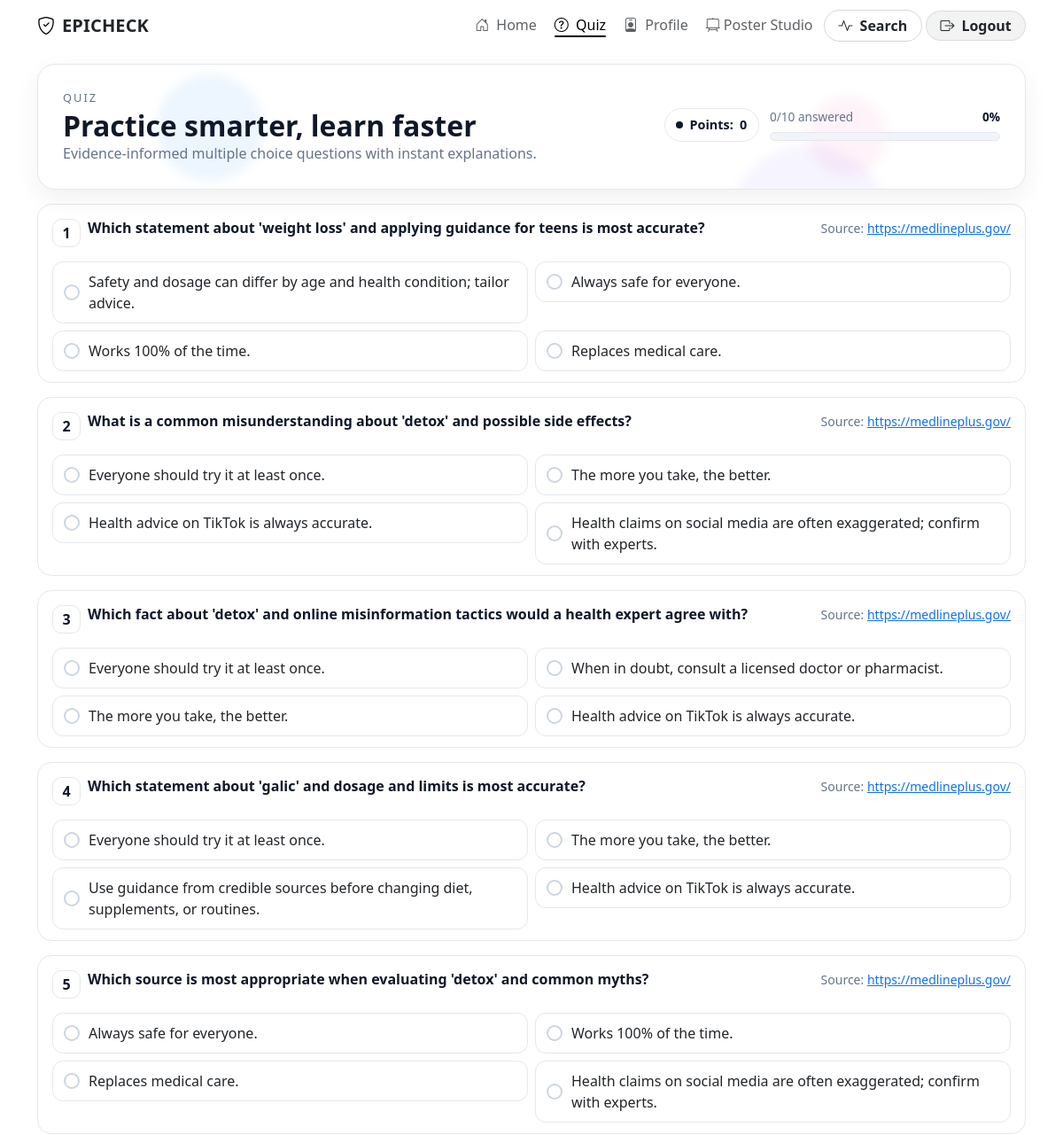
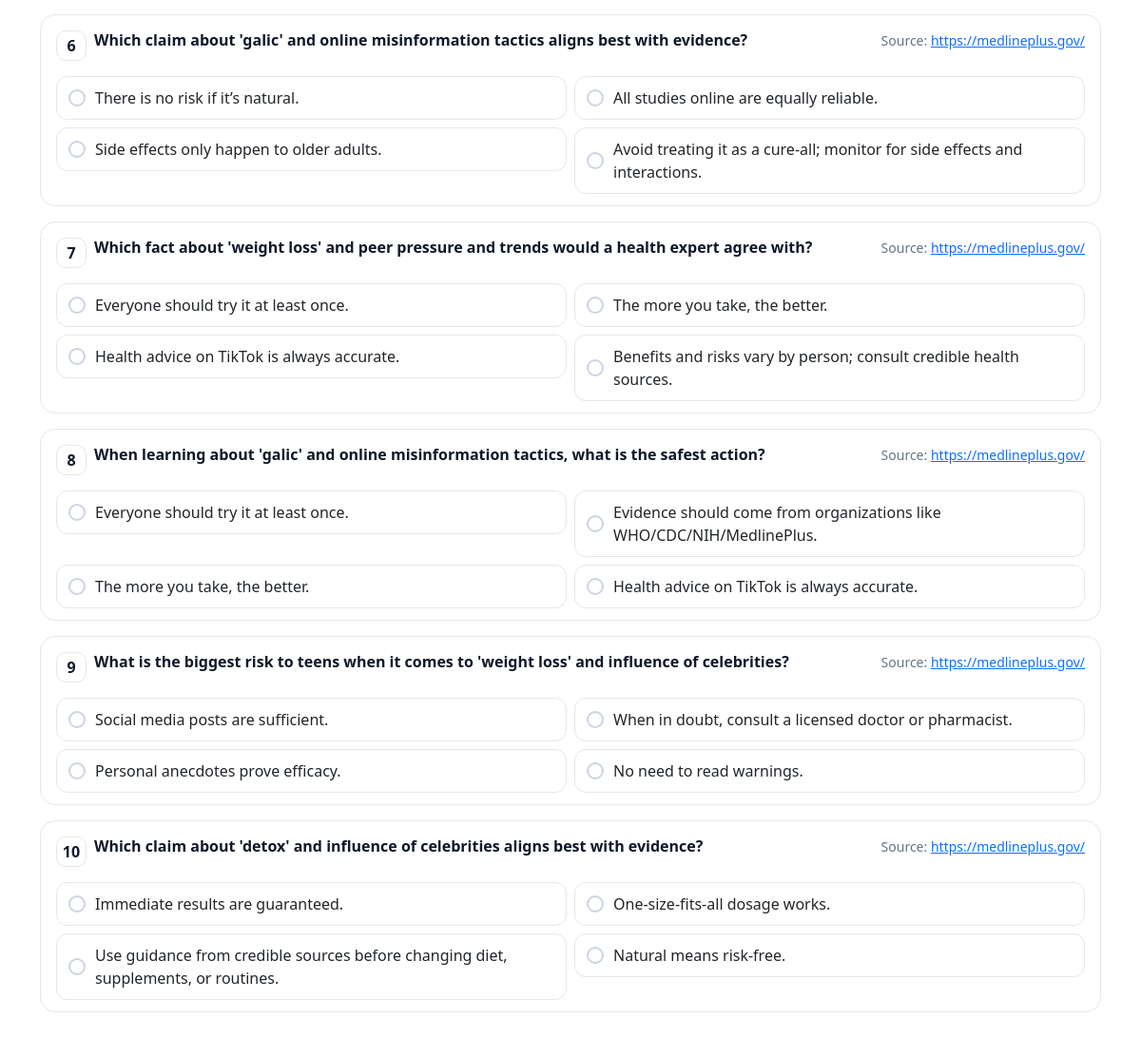
Page /quiz/daily (signed in) on the committed database (2 pictures, top to bottom).
### tables this page shows
CREATE TABLE quiz_items (
            id         INTEGER PRIMARY KEY AUTOINCREMENT,
            quiz_id    INTEGER NOT NULL,
            idx        INTEGER NOT NULL,            -- 0-based order
            q          TEXT NOT NULL,
            choices    TEXT NOT NULL,               -- JSON array of 4 strings
            answer_idx INTEGER NOT NULL,
            explain    TEXT,
            source     TEXT, topic TEXT,
            FOREIGN KEY (quiz_id) REFERENCES quizzes(id) ON DELETE CASCADE
        );

### app.py (the view)
@app.get("/quiz/daily")
def quiz_daily():
    db = get_db()
    display_topic, mix_topics = composite_topic_for_today(
        g.user["id"] if g.user else None, max_terms=3
    )
    quiz_id = get_daily_quiz_today_id()
    items = []
    points = 0
    progress = {}
    if quiz_id:
        session["active_quiz_id"] = quiz_id
        attempt = get_or_create_attempt(quiz_id)
        points = int(attempt["score"] or 0)
        items = get_quiz_items_for_template(quiz_id)
        progress = get_attempt_progress(quiz_id, attempt["id"])
        row = db.execute("SELECT topic FROM quizzes WHERE id = ?", (quiz_id,)).fetchone()
        if row and row["topic"]:
            display_topic = row["topic"]
    return render_template(
        "quiz.html",
        topic=display_topic,
        items=items,
        points=points,
        progress_json=json.dumps(progress)  # JS will use this to mark answered
    )

### app.py (called while the page is built)
def now_utc():
    return datetime.now(timezone.utc)

def today_str():
    return now_utc().date().isoformat()

def get_db():
    if "db" not in g:
        g.db = sqlite3.connect(DB_PATH, detect_types=sqlite3.PARSE_DECLTYPES)
        g.db.row_factory = sqlite3.Row
    return g.db

@app.before_request
def load_current_user():
    uid = session.get("user_id")
    if uid:
        g.user = get_db().execute("SELECT * FROM users WHERE id = ?", (uid,)).fetchone()
    else:
        g.user = None

@app.context_processor
def inject_user():
    return {"current_user": g.user}

def get_attempt_progress(quiz_id: int, attempt_id: int) -> dict[int, dict]:
    db = get_db()
    rows = db.execute(
        """
        SELECT qi.idx, qa.selected_idx, qa.correct, qi.answer_idx
        FROM quiz_answers qa
        JOIN quiz_items qi ON qi.id = qa.item_id
        WHERE qa.attempt_id = ? AND qi.quiz_id = ?
        ORDER BY qi.idx
        """,
        (attempt_id, quiz_id)
    ).fetchall()
    out = {}
    for r in rows:
        out[int(r["idx"])] = {
            "selected_idx": int(r["selected_idx"]),
            "correct": bool(r["correct"]),
            "answer_idx": int(r["answer_idx"]),  # NEW
        }
    return out

def composite_topic_for_today(user_id: int | None, max_terms: int = 3) -> tuple[str, list[str]]:
    recent = recent_search_terms(user_id, limit=max_terms)
    if len(recent) < max_terms:
        for p in PRESET_TOPICS:
            if len(recent) >= max_terms:
                break
            if all(p.lower() != t.lower() for t in recent):
                recent.append(p)
    display = ", ".join(recent[:max_terms]) if recent else PRESET_TOPICS[0]
    return display, recent[:max_terms]

def get_daily_quiz_today_id() -> int | None:
    db = get_db()
    row = db.execute(
        "SELECT id FROM quizzes WHERE is_daily = 1 AND substr(created_at,1,10) = ? ORDER BY id DESC LIMIT 1",
        (today_str(),)
    ).fetchone()
    return row["id"] if row else None

### templates/quiz.html (shortened to what this page needs)
{% extends "nav.html" %}
{% block content %}
<section class="container my-3 ">
  <div class="quiz-hero">
    <div class="hero-bg-particles"><span></span><span></span></div>
    <div class="head">
      <div class="eyebrow">Quiz</div>
      <div class="d-flex flex-wrap align-items-center justify-content-between">
        <h2 class="page-title mb-0">Practice smarter, learn faster</h2>
        <div class="toolbar">
          <span class="pill"><span class="dot"></span> Points: <strong id="pointCounter">{{ points or 0 }}</strong></span>
          <div class="q-progress" aria-live="polite">
            <div class="meta">
              <span id="progressLabel">0/0 answered</span>
              <span id="progressPct"><strong>0%</strong></span>
            </div>
            <div class="track" aria-hidden="true">
            </div>
          </div>
        </div>
      </div>
      <p class="kicker mb-0">Evidence-informed multiple choice questions with instant explanations.</p>
    </div>
  </div>
</section>
<section class="container my-3 mb-5">
  <div id="quizContainer">
    {% if items and items|length > 0 %}
      <div class="row g-3" id="itemsRoot">
        {% for it in items %}
        <div class="col-12">
          <div class="q-card" data-idx="{{ loop.index0 }}">
            <div class="q-head">
              <div class="d-flex align-items-start gap-2">
                <span class="q-badge">{{ loop.index }}</span>
                <h6 class="q-title">{{ it.q }}</h6>
              </div>
              <div class="muted text-end small">
                Source: <a href="{{ it.source }}" target="_blank" rel="noopener">{{ it.source }}</a>
              </div>
            </div>
            <div class="row g-2 mt-2">
              {% for ch in it.choices %}
              <div class="col-12 col-md-6">
                <div class="choice" data-choice="{{ loop.index0 }}">
                  <span class="bullet"></span>
                  <span>{{ ch }}</span>
                </div>
              </div>
              {% endfor %}
            </div>
          </div>
        </div>
        {% endfor %}
      </div>
    {% else %}
      <div class="empty">
        <div>Enter a topic above to generate evidence-based questions.</div>
      </div>
    {% endif %}
  </div>
</section>
{% endblock %}

### templates/nav.html (style rules this page uses)
:root { --nav-glass-bg: color-mix(in srgb, var(--bs-body-bg) 65%, transparent); --nav-border: color-mix(in srgb, var(--bs-body-color) 12%, transparent); --link-muted: color-mix(in srgb, var(--bs-body-color) 72%, transparent); }

### templates/quiz.html (style rules this page uses)
:root { --ink:#0f172a; --muted:#64748b; --line:#e5e7eb; --panel:#ffffff; --glass: rgba(255,255,255,.70); }
.quiz-hero { position:relative; border-radius:20px; padding:28px; background: var(--panel); border:1px solid var(--line); box-shadow: 0 10px 28px rgba(0,0,0,.06); overflow:hidden; }
.quiz-hero .hero-bg-particles { position:absolute; inset:0; pointer-events:none; z-index:0; }
.quiz-hero .hero-bg-particles span { position:absolute; display:block; border-radius:50%; opacity:.7; filter: blur(6px); animation: float-particle linear infinite; }
.quiz-hero .hero-bg-particles span:nth-child(1) { width:120px; height:120px; background:rgba(96,165,250,.16); top:8%; left:12%; animation-duration:18s; }
.quiz-hero .hero-bg-particles span:nth-child(2) { width:180px; height:180px; background:rgba(167,139,250,.14); top:65%; left:70%; animation-duration:24s; animation-delay:-6s; }
.head { position:relative; z-index:1; }
.eyebrow { font-size:.8rem; letter-spacing:.16em; text-transform:uppercase; color: var(--muted); }
h2.page-title { margin:.25rem 0 .25rem; font-weight:800; line-height:1.15; color: var(--ink); }
.kicker { color: var(--muted); }
.toolbar { display:flex; gap:12px; flex-wrap:wrap; align-items:center; }
.pill { display:inline-flex; align-items:center; gap:.45rem; padding:.45rem .8rem; border-radius:999px; font-weight:700; font-size:.9rem; color: var(--ink); background:#fff; border:1px solid var(--line); }
.pill .dot { width:8px; height:8px; border-radius:999px; background:#0f172a; }
.q-card { border:1px solid var(--line); border-radius:16px; background: var(--panel); padding:16px 16px 12px; transition: box-shadow .18s ease, transform .12s ease, border-color .18s ease; }
.q-head { display:flex; gap:12px; align-items:flex-start; justify-content:space-between; }
.q-badge { min-width:32px; height:32px; border-radius:10px; display:inline-flex; align-items:center; justify-content:center; font-weight:800; background: #fff; color: var(--ink); border:1px solid var(--line); }
.q-title { margin:0; font-weight:800; font-size:1rem; line-height:1.35; color:var(--ink); }
.muted { color: var(--muted); }
.choice { display:flex; gap:10px; align-items:center; border:1px solid var(--line); border-radius:12px; padding:10px 12px; cursor:pointer; user-select:none; background:#fff; transition: background .12s ease, border-color .12s ease, box-shadow .12s ease, transform .06s ease; }
.choice .bullet { width:18px; height:18px; border-radius:50%; border:2px solid #cbd5e1; display:inline-block; flex:0 0 18px; }
.q-progress { display:flex; flex-direction:column; gap:6px; min-width:260px; }
.q-progress .track { position:relative; height:10px; border-radius:999px; overflow:hidden; background: #f1f5f9; border:1px solid var(--line); }
.q-progress .meta { display:flex; justify-content:space-between; align-items:center; font-size:.85rem; color: var(--muted); }

### rows in the picture
quiz_items: q "Which statement about 'weight loss' and applying guidance for teens is most accurate?", source "https://medlineplus.gov/", choices "Safety and dosage can differ by age and health condition; tailor advice." "Always safe for everyone." "Works 100% of the time." "Replaces medical care."
quiz_items: q "What is a common misunderstanding about 'detox' and possible side effects?", source "https://medlineplus.gov/", choices "Everyone should try it at least once." "The more you take, the better." "Health advice on TikTok is always accurate." "Health claims on social media are often exaggerated; confirm with experts."
quiz_items: q "Which fact about 'detox' and online misinformation tactics would a health expert agree with?", source "https://medlineplus.gov/", choices "Everyone should try it at least once." "When in doubt, consult a licensed doctor or pharmacist." "The more you take, the better." "Health advice on TikTok is always accurate."
quiz_items: q "Which statement about 'galic' and dosage and limits is most accurate?", source "https://medlineplus.gov/", choices "Everyone should try it at least once." "The more you take, the better." "Use guidance from credible sources before changing diet, supplements, or routines." "Health advice on TikTok is always accurate."
quiz_items: q "Which source is most appropriate when evaluating 'detox' and common myths?", source "https://medlineplus.gov/", choices "Always safe for everyone." "Works 100% of the time." "Replaces medical care." "Health claims on social media are often exaggerated; confirm with experts."
quiz_items: q "Which claim about 'galic' and online misinformation tactics aligns best with evidence?", source "https://medlineplus.gov/", choices "There is no risk if it’s natural." "All studies online are equally reliable." "Side effects only happen to older adults." "Avoid treating it as a cure-all; monitor for side effects and interactions."
quiz_items: q "Which fact about 'weight loss' and peer pressure and trends would a health expert agree with?", source "https://medlineplus.gov/", choices "Everyone should try it at least once." "The more you take, the better." "Health advice on TikTok is always accurate." "Benefits and risks vary by person; consult credible health sources."
quiz_items: q "When learning about 'galic' and online misinformation tactics, what is the safest action?", source "https://medlineplus.gov/", choices "Everyone should try it at least once." "Evidence should come from organizations like WHO/CDC/NIH/MedlinePlus." "The more you take, the better." "Health advice on TikTok is always accurate."
quiz_items: q "What is the biggest risk to teens when it comes to 'weight loss' and influence of celebrities?", source "https://medlineplus.gov/", choices "Social media posts are sufficient." "When in doubt, consult a licensed doctor or pharmacist." "Personal anecdotes prove efficacy." "No need to read warnings."
quiz_items: q "Which claim about 'detox' and influence of celebrities aligns best with evidence?", source "https://medlineplus.gov/", choices "Immediate results are guaranteed." "One-size-fits-all dosage works." "Use guidance from credible sources before changing diet, supplements, or routines." "Natural means risk-free."

### other values in the picture
{{ points or 0 }} "0"
